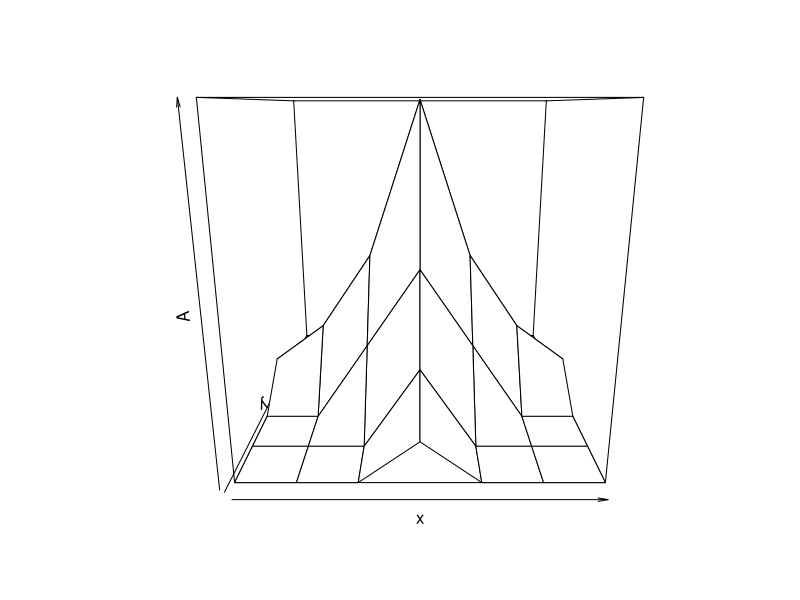
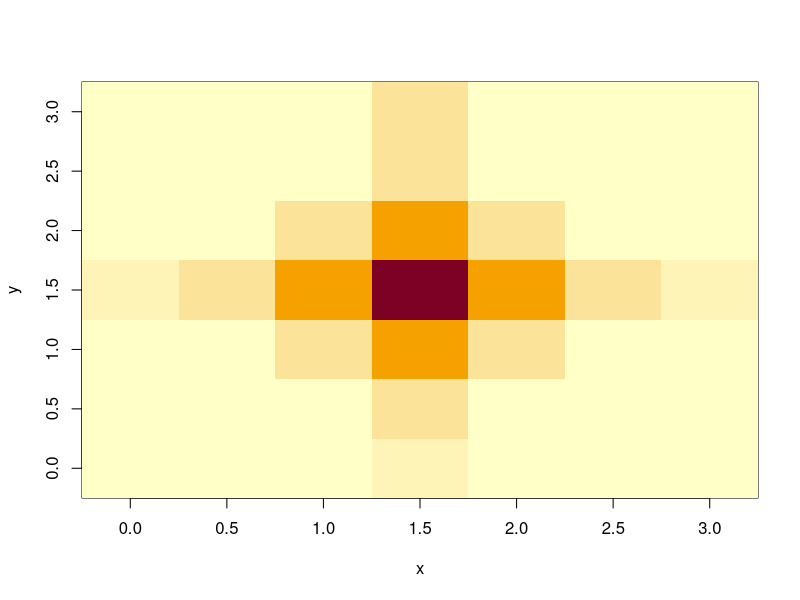
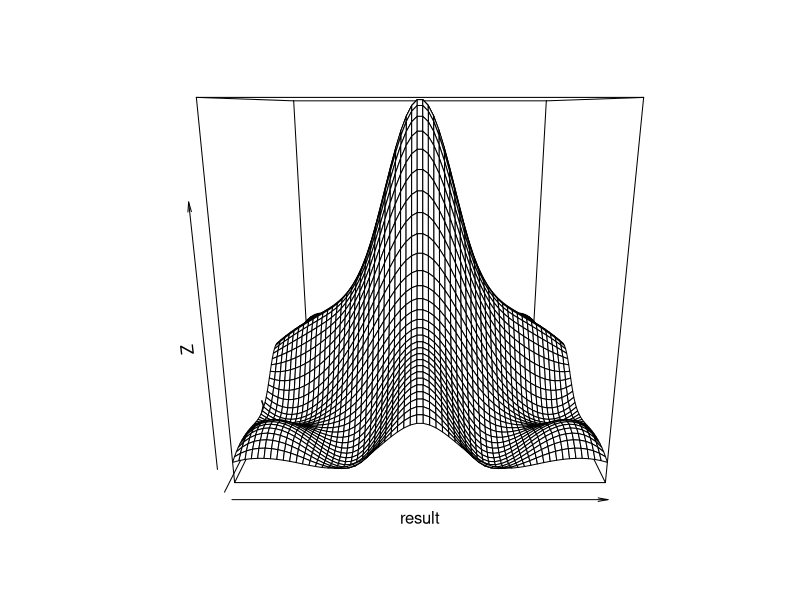
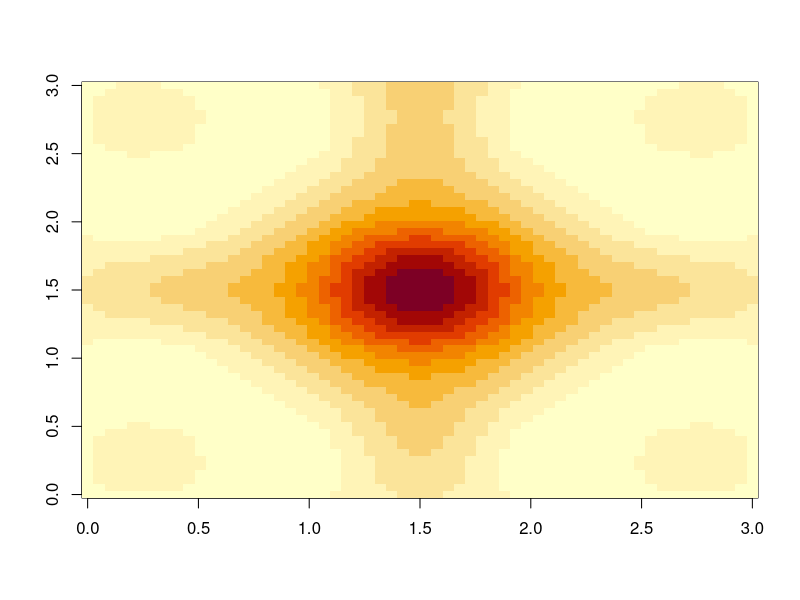
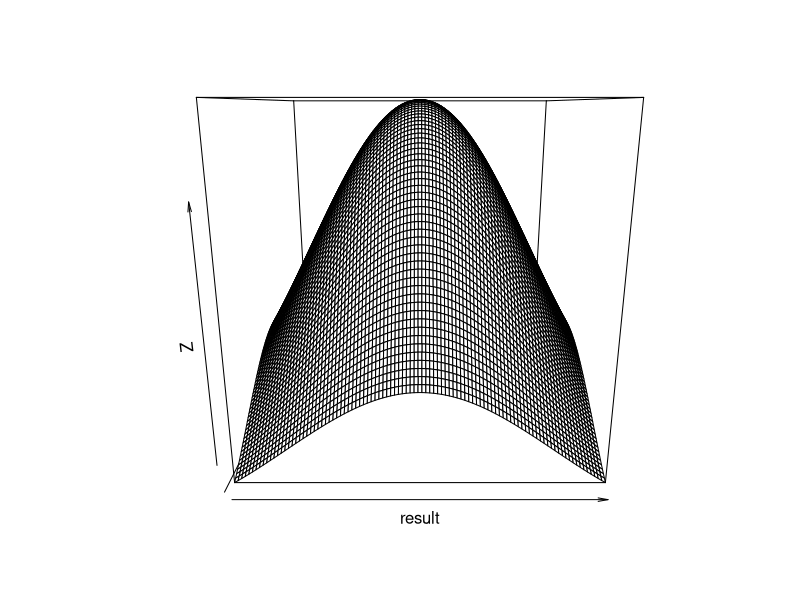
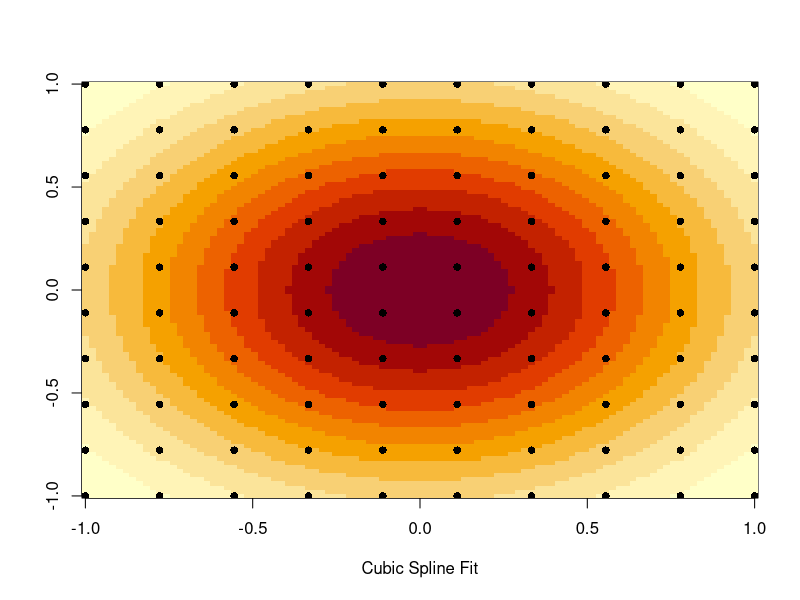
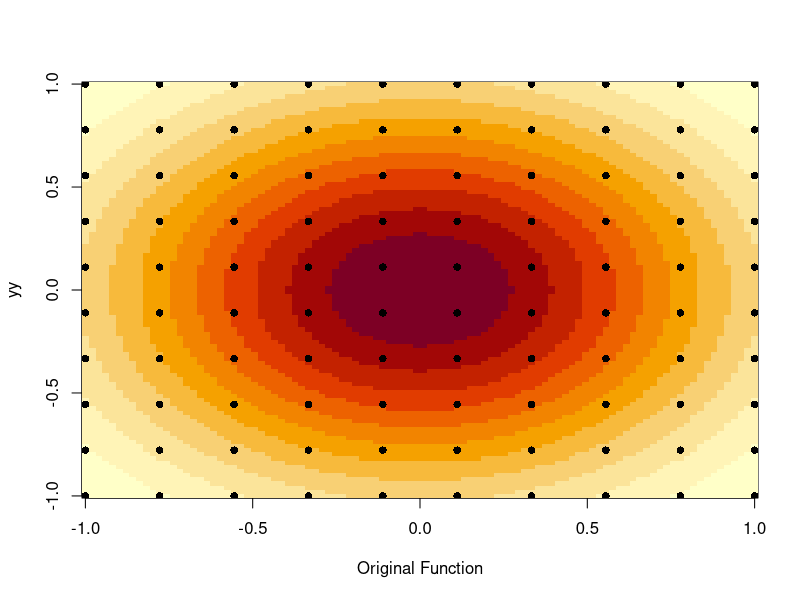

These charts were generated, in order, by the following R code:
##This file contain solution for Exam 2 Question 6

####################### My2DSpline function ##################
My2DSpline = function(x,y,z,m){
  xn = length(x)
  yn = length(y)
  xx = seq(x[1],x[xn],length=m)
  yy = seq(y[1],y[yn],length=m)
  
  M = matrix(nrow=length(x),ncol=m)
  for (i in 1:nrow(z)) {
    M[i,] = spline(x,z[i,],xout=xx)$y
  }
  
  MM = matrix(nrow=m,ncol=m)
  for (j in 1:ncol(M)) {
    MM[,j] = spline(y,M[,j],xout=yy)$y
  }
  
  return(list(x=xx,y=yy,z=MM))
}

#################### Matrix Norm Function #################
mnorm = function(A,p='I'){
  if(p=='I'){ #maximum absolute row sum
    max = 0;
    for(i in 1:nrow(A)){
      sum = sum(abs(A[i,]))
      if(sum>max){
        max = sum
      }
    }
    return(max)
  } else if(p==1){ #maximum absolute column sum
    max = 0;
    for(i in 1:ncol(A)){
      sum = sum(abs(A[,i]))
      if(sum>max){
        max = sum
      }
    }
    return(max)
  }
  return(-1)  
}

######################### Question (a) #####################
x = seq(0,3,length=7)
y = seq(0,3,length=7)
A = rbind(
  c(0,0,0,1,0,0,0),
  c(0,0,0,2,0,0,0),
  c(0,0,2,4,2,0,0),
  c(1,2,4,8,4,2,2),
  c(0,0,2,4,2,0,0),
  c(0,0,0,2,0,0,0),
  c(0,0,0,1,0,0,0))

persp(x,y,A)
image(x,y,A)

result = My2DSpline(x,y,A,60)
persp(result)
image(result)

######################### Question (b) ######################
f = function(x,y){exp(-(x^2+y^2))}
x = seq(-1,1,length=10)
y = seq(-1,1,length=10)
z = matrix(0,nrow=10, ncol=10)
for(i in 1:10){
  for(j in 1:10){
    z[i,j] = f(x[i],y[j])
  }
}

result = My2DSpline(x=x,y=y,z=z,m=100)
persp(result)
image(result,xlab='Cubic Spline Fit')
# Plotting all the sampling points
for(i in 1:10){
  for(j in 1:10){
    points(x[i],y[j],pch=16)
  }
}

# Comparing actual value to our cubic spline fit
zz = matrix(0,nrow=100,ncol=100)
xx = result$x #use the same sampling points
yy = result$y
for(i in 1:100){
  for(j in 1:100){
    zz[i,j] = f(xx[i],yy[j])
  }
}

# find max norm of the matrx diff
diff = zz-result$z #find difference matrix
error = max(abs(diff))
print("The max norm of the matrix diff is ")
print(error)
print("The infinit matrix norms")
print(mnorm(A=diff))

# contour plot of original function
image(xx,yy,zz, xlab='Original Function')
# Plotting all the sampling points
for(i in 1:10){
  for(j in 1:10){
    points(x[i],y[j],pch=16)
  }
}


